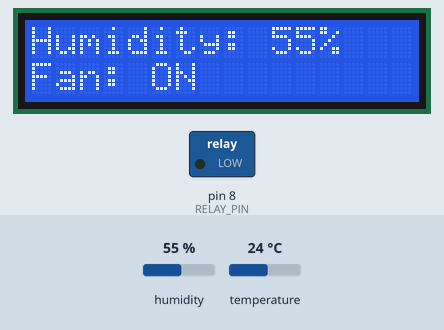
This sketch was run on a simulated Arduino Uno, built with avr-gcc and run on an emulated ATmega328P. Parts: 16×2 character LCD, switched loads named in the sketch (green lamp = pin HIGH). The inputs (shaded band) are chosen by the test bench; at power-on: humidity 55 %, temperature 24 °C.

Above: at 3.2 s.
3.3 s: humidity set to 58 %
At 5.2 s:
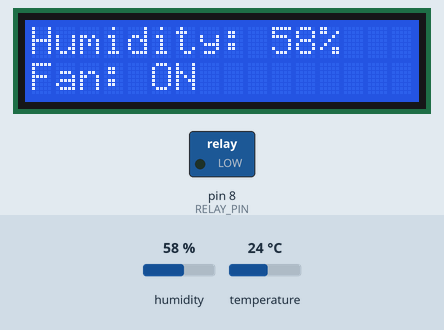
6.0 s: humidity set to 61 %
At 6.6 s:
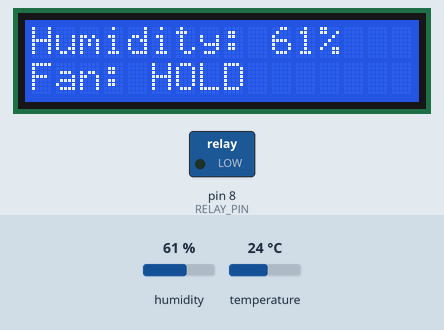
8.7 s: humidity set to 74 %
At 10.6 s:
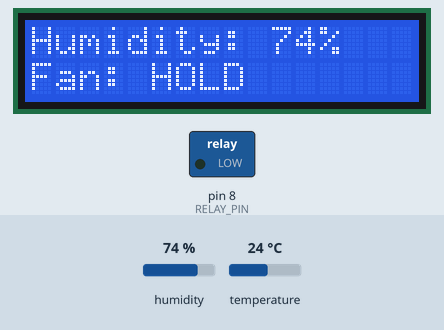
11.7 s: humidity set to 78 %
At 13.1 s:
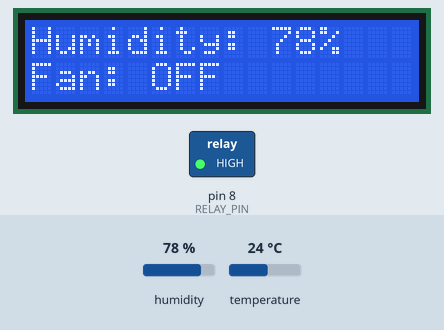
14.4 s: humidity set to 68 %
At 17.1 s:
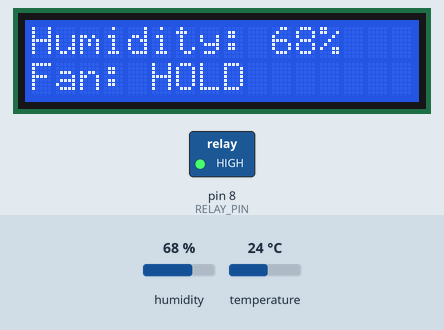
Timing chart, 0 to 18.6 s (numbered marks = the images above; inputs shaded):
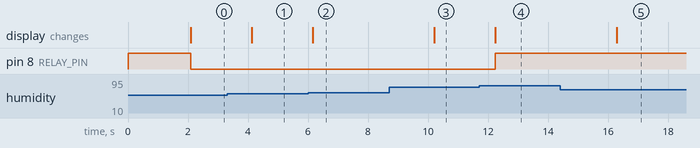

The sketch:

other_dht.ino
```cpp
#include <LiquidCrystal.h>
#include <DHT.h>

#define DHTPIN 7
#define DHTTYPE DHT11
DHT dht(DHTPIN, DHTTYPE);

LiquidCrystal lcd(12, 11, 5, 4, 3, 2);

#define RELAY_PIN 8

void setup() {
  pinMode(RELAY_PIN, OUTPUT);
  digitalWrite(RELAY_PIN, HIGH); // Relay off initially

  lcd.begin(16, 2);
  lcd.print("Humidity Ctrl");
  lcd.setCursor(0, 1);
  lcd.print("Initializing...");

  dht.begin();
  delay(2000);
  lcd.clear();
}

void loop() {
  float h = dht.readHumidity();

  // Error handling: sensor not responding
  if (isnan(h)) {
    lcd.clear();
    lcd.print("Sensor Error!");
    delay(2000);
    return;
  }

  // Limit humidity display to 0–100%
  if (h > 100) h = 100;
  if (h < 0) h = 0;

  // Display humidity
  lcd.clear();
  lcd.setCursor(0, 0);
  lcd.print("Humidity: ");
  lcd.print((int)h);   // display integer value only
  lcd.print("%");

  // Control fan relay based on humidity range
  if (h < 60) {
    digitalWrite(RELAY_PIN, LOW); // Fan ON
    lcd.setCursor(0, 1);
    lcd.print("Fan: ON ");
  }
  else if (h > 75) {
    digitalWrite(RELAY_PIN, HIGH); // Fan OFF
    lcd.setCursor(0, 1);
    lcd.print("Fan: OFF");
  }
  else {
    lcd.setCursor(0, 1);
    lcd.print("Fan: HOLD");
  }

  delay(2000);
}
```

Measured:
- the behaviour switches between 59 and 60 % on humidity (found by bisection; images 1 and 2)
- the behaviour switches between 75 and 76 % on humidity (found by bisection; images 3 and 4)
- after the input at 3.3 s, the display: changes after 0.83 s (image 1)
- after the input at 6.0 s, the display: changes after 0.15 s (image 2)
- after the input at 8.7 s, the display: changes after 1.5 s (image 3)
- after the input at 11.7 s, pin 8 (RELAY_PIN): LOW → HIGH after 0.54 s; the display: changes after 0.54 s (image 4)
- after the input at 14.4 s, the display: changes after 1.9 s (image 5)
